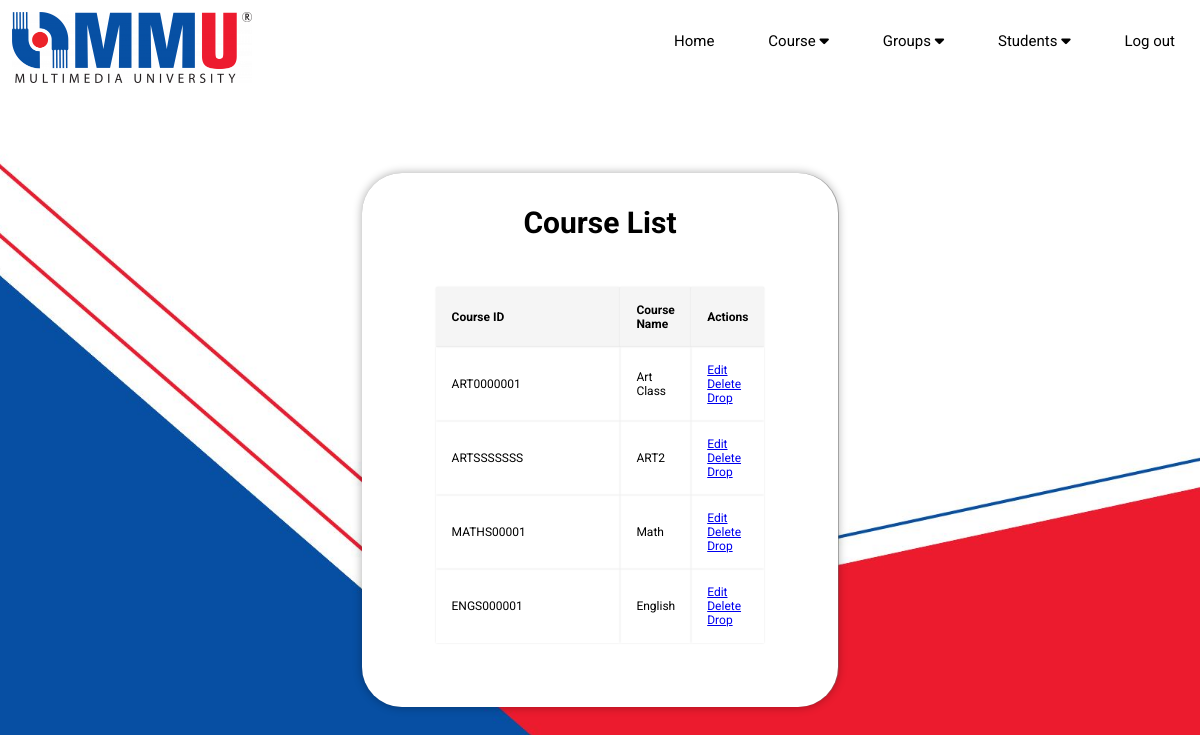
Before: /class_list (signed in) with the older database file.
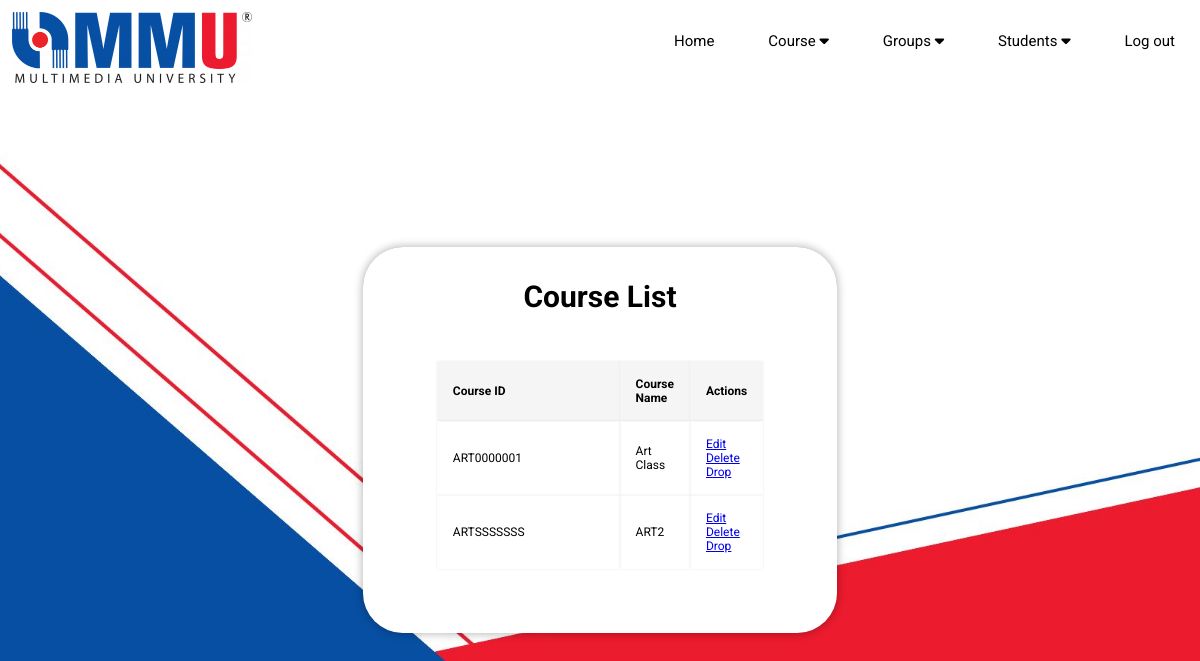
After: the same page with the newer database file.
### tables this page shows
CREATE TABLE "Classes" (
	"class_id"	TEXT NOT NULL,
	"class_name"	TEXT NOT NULL,
	PRIMARY KEY("class_id")
);

### app.py (the view)
@app.route('/class_list')
def class_list():
    lecturer_id = session.get('user_id')
    if lecturer_id:
        conn = get_db_connection()
        cursor = conn.cursor()
        cursor.execute("SELECT Classes.class_id, Classes.class_name, Users.name AS lecturer_name FROM Classes INNER JOIN Class_lecturers ON Classes.class_id = Class_lecturers.class_id INNER JOIN Users ON Class_lecturers.lecturer_id = Users.user_id WHERE Users.user_id = ?", (lecturer_id,))
        classes = cursor.fetchall()
        conn.close()
        return render_template('class_list.html', classes=classes)
    else:
        return "No user logged in"

### app.py (called while the page is built)
def get_db_connection():
    conn = sqlite3.connect(DATABASE)
    conn.row_factory = sqlite3.Row
    return conn

### templates/class_list.html (shortened to what this page needs)
{%extends "layout_lect.html"%}
{% block content %}
    <div class="add_class">
        <h1>Course List</h1>
        <table class="class_list">
            <tr>
                <th>Course ID</th>
                <th>Course Name</th>
                <th>Actions</th>
            </tr>
            {% for class in classes %}
            <tr>
                <td class="name">{{ class['class_id'] }}</td>
                <td class="name">{{ class['class_name'] }}</td>
                <td class="name">
                    <a href="{{ url_for('edit_class', class_id=class['class_id']) }}">Edit</a>
                    <a href="{{ url_for('delete_class', class_id=class['class_id']) }}" onclick="return confirm('Are you sure you want to delete this course?')">Delete</a>
                    <a href="{{ url_for('drop_class', class_id=class['class_id']) }}" onclick="return confirm('Are you sure you want to drop this course?')">Drop</a>
                </td>
            </tr>
            {% endfor %}
        </table>
    </div>
{% endblock %}

### templates/layout_lect.html (shortened to what this page needs)
<!DOCTYPE html>
<html lang="en">
    <header class="header">
        <a href='#' class="logo"><img src="/static/MMUlogo.png" alt="MMU Logo" style="width:50%;height:auto;"></a>
        <link rel="stylesheet" type="text/css" href="{{ url_for('static', filename='style_LecturerMenu.css') }}">
        <link rel="stylesheet" href="https://cdnjs.cloudflare.com/ajax/libs/font-awesome/6.5.2/css/all.min.css" />
        <nav class="navbar">
            <ul>
                <li><a href="{{ url_for('home_lec') }}">Home</a></li>
                <li>
                    <a href="#">Course <i class="fas fa-caret-down"></i></a>
                </li>
                <li>
                    <a href="#">Groups <i class="fas fa-caret-down"></i></a>
                </li>
                <li>
                    <a href="#">Students <i class="fas fa-caret-down"></i></a>
                </li>
                <li><a href="{{ url_for('logout') }}">Log out</a></li>
            </ul>
        </nav>
    </header>
    <body>
        {%block content%}
        {%endblock%}
    </body>
</html>

### static/style_LecturerMenu.css (style rules this page uses)
* { padding: 0; margin: 0; box-sizing: border-box; font-family: "Roboto", sans-serif; }
.logo { padding-top: 1%; padding-left: 1%; position: fixed; top: 0; left: 0; }
.header { position: fixed; top: 0; left: 0; width: 100%; height: 70px; box-shadow: 30px 0 20px rgb(255, 255, 255); padding: 10px 30px; background: white; display: flex; justify-content: space-evenly; z-index: 90; }
.navbar { padding-top: 1%; padding-left: 1%; position: fixed; top: 0; right: 0; }
body { display: flex; justify-content: center; align-items: center; min-height: 100vh; background: url(PageBg.jpg) no-repeat; background-attachment: fixed; background-size: cover; background-position: center; image-resolution: 1080; }
ul { list-style: none; background-color: transparent; }
ul li { display: inline-block; position: relative; }
ul li a { display: block; padding: 20px 25px; color: black; text-decoration: none; text-align: center; font-size: 15px; }
.add_class { min-width:420px; width: auto; background: rgb(255, 255, 255); color: black; border: 2px solid rgba(255, 255, 255, .2); backdrop-filter: contrast(50%); box-shadow: 0 0 10px rgba(0, 0, 0, 0.329); border-radius: 40px; margin-top: 80px; padding: 30px 40px; }
.add_class h1 { padding-bottom: 15px; font-size: 30px; text-align: center; }
.class_list { font-size: 12px; font-weight: normal; display: flex; justify-content: center; align-items: center; border-radius: 2%; width: 100%; margin: 0px auto; padding: 2rem; border-collapse: collapse; }
td.name { width: 100%; height: 100%; padding: 1rem; align-items: center; background-color: transparent; box-shadow: 0 0 2px rgba(0, 0, 0, .1);; }
th { width: 100%; height: 100%; font-weight: bold; color: black; padding: 1rem; text-align: left; border-radius: 2%; background-color: whitesmoke; box-shadow: 0 0 2px rgba(0, 0, 0, .1); }

Changed rows visible on the page:
removed Classes: class_id "MATHS00001", class_name "Math"
removed Classes: class_id "ENGS000001", class_name "English"
